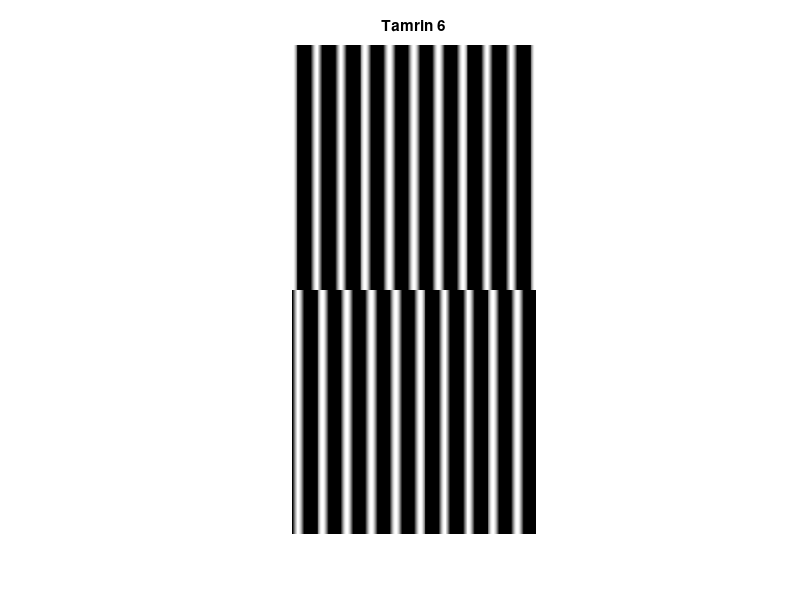

Reproduce this figure in MATLAB.
theta = linspace(0, 20*pi, 256);
I1 = repmat( cos(theta), [256 1]);
I2= repmat( sin(theta), [256 1]);
I3= cat(1,I1,I2);
im = imshow(I3);
title('Tamrin 6')
